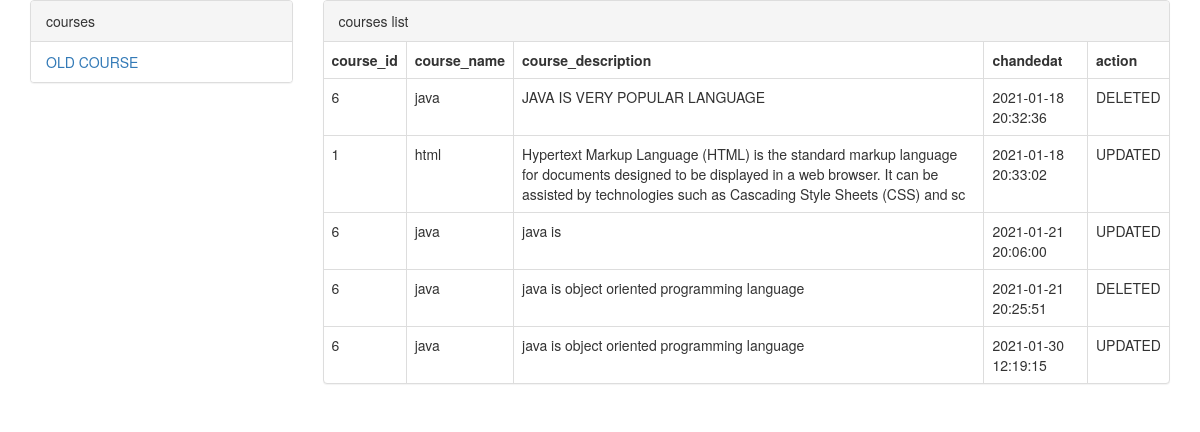
The app's page /newtrigger.php with its own data.
### tables this page shows
CREATE TABLE `old_course` (
  `course_id` int(11) NOT NULL,
  `course_name` varchar(20) NOT NULL,
  `course_description` varchar(250) NOT NULL,
  `changedat` datetime NOT NULL,
  `action` varchar(20) NOT NULL
);

### newtrigger.php (the view, shortened to what this page needs)
<!DOCTYPE html>
<html lang="en">
<head>
    <link rel="stylesheet" href="https://stackpath.bootstrapcdn.com/bootstrap/3.4.1/css/bootstrap.min.css">
</head>
<body>
    <div class="container">
        <div class="row">
            <div class="col-lg-3 col-md-3">
                <div class="panel panel-default">
                    <div class="panel-heading">courses</div>
                    <ul class="list-group">
                        <li class="list-group-item"><a href="">OLD COURSE</a></li>
                    </ul>
                </div>
            </div>
            <div class="col-lg-9 col-md-9">
                <div class="panel panel-default">
                    <div class="panel-heading">courses list</div>
                    <table class="table table-bordered">
                        <tr>
                            <th>course_id</th>
                            <th>course_name</th>
                            <th>course_description</th>
                            <th>chandedat</th>
                            <th>action</th>
                        </tr>
                        <?php
                    $sql="SELECT * FROM `old_course`";
                        $result=mysqli_query($conn,$sql);
                        if(mysqli_num_rows($result)>0)
{
while($old_course=mysqli_fetch_assoc($result)){
    ?>
                        <tr>
                            <td><?php echo $old_course['course_id'];?></td>
                            <td><?php echo $old_course['course_name'];?></td>
                            <td><?php echo $old_course['course_description'];?></td>
                            <td><?php echo $old_course['changedat'];?></td>
                            <td><?php echo $old_course['action'];?></td>
                        </tr>
                        <?php
}
}
else{
    echo '0 results';
}
    ?>

### records on screen
old_course: course "6", course_name "java", course_description "JAVA IS VERY POPULAR LANGUAGE", changedat "2021-01-18 20:32:36", action "DELETED"
old_course: course "1", course_name "html", course_description "Hypertext Markup Language (HTML) is the standard markup language for documents designed to be displayed in a web browser. It can be assisted by technologies such as Cascading Style Sheets (CSS) and sc", changedat "2021-01-18 20:33:02", action "UPDATED"
old_course: course "6", course_name "java", course_description "java is", changedat "2021-01-21 20:06:00", action "UPDATED"
old_course: course "6", course_name "java", course_description "java is object oriented programming language", changedat "2021-01-21 20:25:51", action "DELETED"
old_course: course "6", course_name "java", course_description "java is object oriented programming language", changedat "2021-01-30 12:19:15", action "UPDATED"
